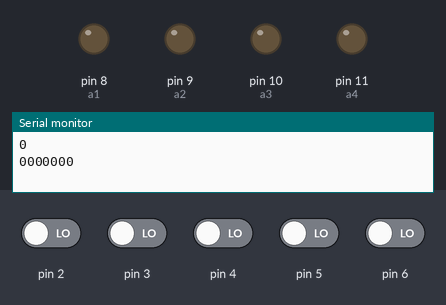
Simulated run of this sketch. Board: Arduino Uno, built with avr-gcc and run on an emulated ATmega328P. On the bench: output pins drawn as LEDs (lit = HIGH), the last lines printed to the serial monitor. The test bench sets the inputs (shaded band); at power-on: pin 2–6 LOW.

Above: at 0.5 s.
At 2.5 s:
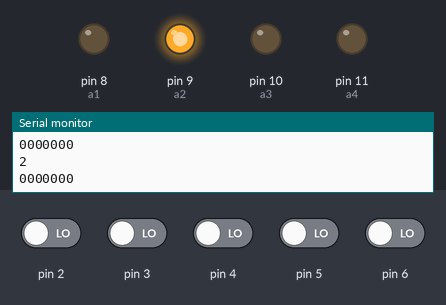
At 3.5 s:
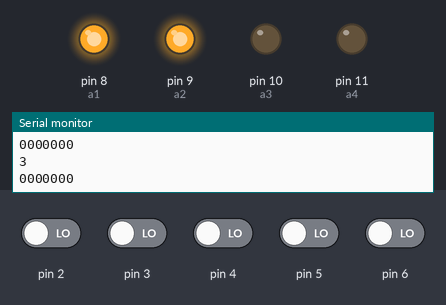
At 5.5 s:
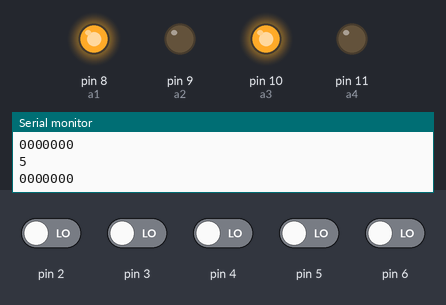
At 8.5 s:
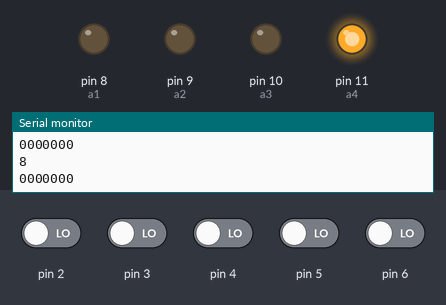
At 11.5 s:
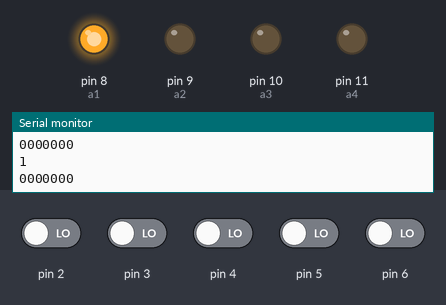
Timing chart, 0 to 13.0 s (numbered marks = the images above):
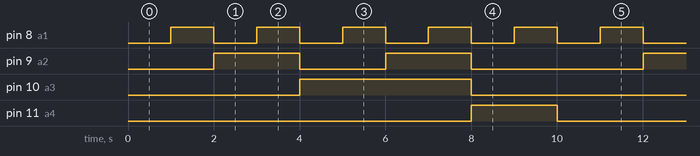

The sketch:

exquisite_hillar1.ino
```cpp
//BCD 1, these are the digital pins of the first CD4511 chip, the one placed on the right hand

int a1 = 8;
int a2 = 9;
int a3 = 10;
int a4 = 11;


int n=0; //Setting initial value of n to 0, n serves as a placeholder value of our button

void setup() //this will set all the pins to output, and the button pin (2) to input to receive
{

  pinMode(8,OUTPUT);
  pinMode(9,OUTPUT);
  pinMode(10,OUTPUT);
  pinMode(11,OUTPUT);

  pinMode(0,INPUT);
  pinMode(1,INPUT);
  pinMode(2,INPUT);
  pinMode(3,INPUT);
  pinMode(4,INPUT);
  pinMode(5,INPUT);
  pinMode(6,INPUT);
  Serial.begin(9600);
}

void loop(){
 if(n==10)
   n=0;
disp1(n);
 delay(1000);//100 ms delay to debounce
 n++;
}

void disp1(int num){ //this method entails making 0-9 combinations using the BCD pins by sending different outputs to turn each segment on or off.
  if(num == 0)//0000
  {
    digitalWrite(a1, LOW);
    digitalWrite(a2, LOW);
    digitalWrite(a3, LOW);
    digitalWrite(a4, LOW);
  }
  if(num == 1)//0001
  {
    digitalWrite(a1, HIGH);
    digitalWrite(a2, LOW);
    digitalWrite(a3, LOW);
    digitalWrite(a4, LOW);
  }
  if(num == 2)//0010
  {
    digitalWrite(a1, LOW);//0
    digitalWrite(a2, HIGH);//1
    digitalWrite(a3, LOW);//0
    digitalWrite(a4, LOW);//0
  }
  if(num == 3)//0011
  {
    digitalWrite(a1, HIGH);//1
    digitalWrite(a2, HIGH);//1
    digitalWrite(a3, LOW);//0
    digitalWrite(a4, LOW);//0
  }
  if(num == 4)//0100
  {
    digitalWrite(a1, LOW);//0
    digitalWrite(a2, LOW);//0
    digitalWrite(a3, HIGH);//1
    digitalWrite(a4, LOW);//0
  }
  if(num == 5)//0101
  {
    digitalWrite(a1, HIGH);//1
    digitalWrite(a2, LOW);//0
    digitalWrite(a3, HIGH);//1
    digitalWrite(a4, LOW);//0
  }
  if(num == 6)//0110
  {
    digitalWrite(a1, LOW);//0
    digitalWrite(a2, HIGH);//1
    digitalWrite(a3, HIGH);//1
    digitalWrite(a4, LOW);//0
  }
  if(num == 7) //0111
  {
    digitalWrite(a1, HIGH);//1
    digitalWrite(a2, HIGH);//1
    digitalWrite(a3, HIGH);//1
    digitalWrite(a4, LOW);//0
  }
  if(num == 8) //1000
  {
    digitalWrite(a1, LOW);//0
    digitalWrite(a2, LOW);//0
    digitalWrite(a3, LOW);//0
    digitalWrite(a4, HIGH);//1
  }
  if(num == 9)//1001
  {
    digitalWrite(a1, HIGH);//1
    digitalWrite(a2, LOW);//0
    digitalWrite(a3, LOW);//0
    digitalWrite(a4, HIGH);//1
  }
  Serial.println(num);
  int o0 = digitalRead(0);
  int o1 = digitalRead(1);
  int o2 = digitalRead(2);
  int o3 = digitalRead(3);
  int o4 = digitalRead(4);
  int o5 = digitalRead(5);
  int o6 = digitalRead(6);
  Serial.print(o0);
  Serial.print(o1);
  Serial.print(o2);
  Serial.print(o3);
  Serial.print(o4);
  Serial.print(o5);
  Serial.println(o6);
}

//this is not meant to be copy pasted, I have included a downloadable version of the code if you wish to try it.
```

Measured:
- by itself, pin 8 (a1): alternates HIGH for 1.0 s and LOW for 1.0 s
- by itself, pin 9 (a2): repeats every 10.0 s: LOW 2.0 s, HIGH 2.0 s, LOW 4.0 s, HIGH 2.0 s
- by itself, pin 10 (a3): alternates HIGH for 4.0 s and LOW for 6.0 s
- by itself, pin 11 (a4): alternates HIGH for 2.0 s and LOW for 8.0 s
